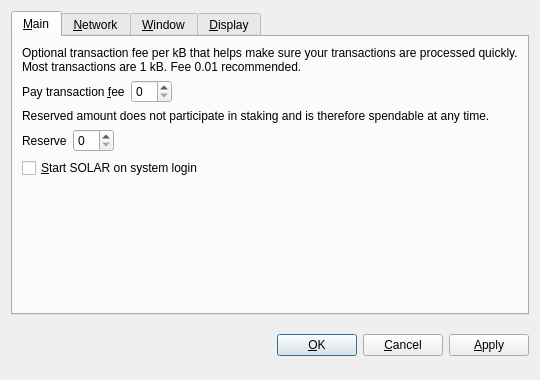
<?xml version="1.0" encoding="UTF-8"?>
<ui version="4.0">
 <class>OptionsDialog</class>
 <widget class="QDialog" name="OptionsDialog">
  <property name="geometry">
   <rect>
    <x>0</x>
    <y>0</y>
    <width>540</width>
    <height>380</height>
   </rect>
  </property>
  <property name="windowTitle">
   <string>Options</string>
  </property>
  <property name="modal">
   <bool>true</bool>
  </property>
  <layout class="QVBoxLayout" name="verticalLayout">
   <item>
    <widget class="QTabWidget" name="tabWidget">
     <property name="tabPosition">
      <enum>QTabWidget::North</enum>
     </property>
     <property name="currentIndex">
      <number>0</number>
     </property>
     <widget class="QWidget" name="tabMain">
      <attribute name="title">
       <string>&amp;Main</string>
      </attribute>
      <layout class="QVBoxLayout" name="verticalLayout_Main">
       <item>
        <widget class="QLabel" name="transactionFeeInfoLabel">
         <property name="text">
          <string>Optional transaction fee per kB that helps make sure your transactions are processed quickly. Most transactions are 1 kB. Fee 0.01 recommended.</string>
         </property>
         <property name="textFormat">
          <enum>Qt::PlainText</enum>
         </property>
         <property name="wordWrap">
          <bool>true</bool>
         </property>
        </widget>
       </item>
       <item>
        <layout class="QHBoxLayout" name="horizontalLayoutFee">
         <item>
          <widget class="QLabel" name="transactionFeeLabel">
           <property name="text">
            <string>Pay transaction &amp;fee</string>
           </property>
           <property name="textFormat">
            <enum>Qt::PlainText</enum>
           </property>
           <property name="buddy">
            <cstring>transactionFee</cstring>
           </property>
          </widget>
         </item>
         <item>
          <widget class="BitcoinAmountField" name="transactionFee"/>
         </item>
         <item>
          <spacer name="horizontalSpacerFee">
           <property name="orientation">
            <enum>Qt::Horizontal</enum>
           </property>
           <property name="sizeHint" stdset="0">
            <size>
             <width>40</width>
             <height>20</height>
            </size>
           </property>
          </spacer>
         </item>
        </layout>
       </item>
       <item>
        <widget class="QLabel" name="reserveBalanceInfoLabel">
         <property name="text">
          <string>Reserved amount does not participate in staking and is therefore spendable at any time.</string>
         </property>
         <property name="textFormat">
          <enum>Qt::PlainText</enum>
         </property>
         <property name="wordWrap">
          <bool>true</bool>
         </property>
        </widget>
       </item>
       <item>
        <layout class="QHBoxLayout" name="horizontalLayoutReserveBalance">
         <item>
          <widget class="QLabel" name="reserveBalanceLabel">
           <property name="text">
            <string>Reserve</string>
           </property>
           <property name="textFormat">
            <enum>Qt::PlainText</enum>
           </property>
           <property name="buddy">
            <cstring>reserveBalance</cstring>
           </property>
          </widget>
         </item>
         <item>
          <widget class="BitcoinAmountField" name="reserveBalance"/>
         </item>
         <item>
          <spacer name="horizontalSpacerReserveBalance">
           <property name="orientation">
            <enum>Qt::Horizontal</enum>
           </property>
           <property name="sizeHint" stdset="0">
            <size>
             <width>40</width>
             <height>20</height>
            </size>
           </property>
          </spacer>
         </item>
        </layout>
       </item>
       <item>
        <widget class="QCheckBox" name="bitcoinAtStartup">
         <property name="toolTip">
          <string>Automatically start SOLAR after logging in to the system.</string>
         </property>
         <property name="text">
          <string>&amp;Start SOLAR on system login</string>
         </property>
        </widget>
       </item>
       <item>
        <spacer name="verticalSpacer_Main">
         <property name="orientation">
          <enum>Qt::Vertical</enum>
         </property>
         <property name="sizeHint" stdset="0">
          <size>
           <width>20</width>
           <height>40</height>
          </size>
         </property>
        </spacer>
       </item>
      </layout>
     </widget>
     <widget class="QWidget" name="tabNetwork">
      <attribute name="title">
       <string>&amp;Network</string>
      </attribute>
      <layout class="QVBoxLayout" name="verticalLayout_Network">
       <item>
        <widget class="QCheckBox" name="mapPortUpnp">
         <property name="toolTip">
          <string>Automatically open the SOLAR client port on the router. This only works when your router supports UPnP and it is enabled.</string>
         </property>
         <property name="text">
          <string>Map port using &amp;UPnP</string>
         </property>
        </widget>
       </item>
       <item>
        <widget class="QCheckBox" name="connectSocks">
         <property name="toolTip">
          <string>Connect to the SOLAR network through a SOCKS proxy (e.g. when connecting through Tor).</string>
         </property>
         <property name="text">
          <string>&amp;Connect through SOCKS proxy:</string>
         </property>
        </widget>
       </item>
       <item>
        <layout class="QHBoxLayout" name="horizontalLayout_Network">
         <item>
          <widget class="QLabel" name="proxyIpLabel">
           <property name="text">
            <string>Proxy &amp;IP:</string>
           </property>
           <property name="textFormat">
            <enum>Qt::PlainText</enum>
           </property>
           <property name="buddy">
            <cstring>proxyIp</cstring>
           </property>
          </widget>
         </item>
         <item>
          <widget class="QValidatedLineEdit" name="proxyIp">
           <property name="maximumSize">
            <size>
             <width>140</width>
             <height>16777215</height>
            </size>
           </property>
           <property name="toolTip">
            <string>IP address of the proxy (e.g. 127.0.0.1)</string>
           </property>
          </widget>
         </item>
         <item>
          <widget class="QLabel" name="proxyPortLabel">
           <property name="text">
            <string>&amp;Port:</string>
           </property>
           <property name="textFormat">
            <enum>Qt::PlainText</enum>
           </property>
           <property name="buddy">
            <cstring>proxyPort</cstring>
           </property>
          </widget>
         </item>
         <item>
          <widget class="QLineEdit" name="proxyPort">
           <property name="maximumSize">
            <size>
             <width>55</width>
             <height>16777215</height>
            </size>
           </property>
           <property name="toolTip">
            <string>Port of the proxy (e.g. 9050)</string>
           </property>
          </widget>
         </item>
         <item>
          <widget class="QLabel" name="socksVersionLabel">
           <property name="text">
            <string>SOCKS &amp;Version:</string>
           </property>
           <property name="textFormat">
            <enum>Qt::PlainText</enum>
           </property>
           <property name="buddy">
            <cstring>socksVersion</cstring>
           </property>
          </widget>
         </item>
         <item>
          <widget class="QValueComboBox" name="socksVersion">
           <property name="toolTip">
            <string>SOCKS version of the proxy (e.g. 5)</string>
           </property>
          </widget>
         </item>
         <item>
          <spacer name="horizontalSpacer_Network">
           <property name="orientation">
            <enum>Qt::Horizontal</enum>
           </property>
           <property name="sizeHint" stdset="0">
            <size>
             <width>40</width>
             <height>20</height>
            </size>
           </property>
          </spacer>
         </item>
        </layout>
       </item>
       <item>
        <spacer name="verticalSpacer_Network">
         <property name="orientation">
          <enum>Qt::Vertical</enum>
         </property>
         <property name="sizeHint" stdset="0">
          <size>
           <width>20</width>
           <height>40</height>
          </size>
         </property>
        </spacer>
       </item>
      </layout>
     </widget>
     <widget class="QWidget" name="tabWindow">
      <attribute name="title">
       <string>&amp;Window</string>
      </attribute>
      <layout class="QVBoxLayout" name="verticalLayout_Window">
       <item>
        <widget class="QCheckBox" name="minimizeToTray">
         <property name="toolTip">
          <string>Show only a tray icon after minimizing the window.</string>
         </property>
         <property name="text">
          <string>&amp;Minimize to the tray instead of the taskbar</string>
         </property>
        </widget>
       </item>
       <item>
        <widget class="QCheckBox" name="minimizeOnClose">
         <property name="toolTip">
          <string>Minimize instead of exit the application when the window is closed. When this option is enabled, the application will be closed only after selecting Quit in the menu.</string>
         </property>
         <property name="text">
          <string>M&amp;inimize on close</string>
         </property>
        </widget>
       </item>
       <item>
        <spacer name="verticalSpacer_Window">
         <property name="orientation">
          <enum>Qt::Vertical</enum>
         </property>
         <property name="sizeHint" stdset="0">
          <size>
           <width>20</width>
           <height>40</height>
          </size>
         </property>
        </spacer>
       </item>
      </layout>
     </widget>
     <widget class="QWidget" name="tabDisplay">
      <attribute name="title">
       <string>&amp;Display</string>
      </attribute>
      <layout class="QVBoxLayout" name="verticalLayout_Display">
       <item>
        <layout class="QHBoxLayout" name="horizontalLayout_1_Display">
         <item>
          <widget class="QLabel" name="langLabel">
           <property name="text">
            <string>User Interface &amp;language:</string>
           </property>
           <property name="textFormat">
            <enum>Qt::PlainText</enum>
           </property>
           <property name="buddy">
            <cstring>lang</cstring>
           </property>
          </widget>
         </item>
         <item>
          <widget class="QValueComboBox" name="lang">
           <property name="toolTip">
            <string>The user interface language can be set here. This setting will take effect after restarting SOLAR.</string>
           </property>
          </widget>
         </item>
        </layout>
       </item>
       <item>
        <layout class="QHBoxLayout" name="horizontalLayout_2_Display">
         <item>
          <widget class="QLabel" name="unitLabel">
           <property name="text">
            <string>&amp;Unit to show amounts in:</string>
           </property>
           <property name="textFormat">
            <enum>Qt::PlainText</enum>
           </property>
           <property name="buddy">
            <cstring>unit</cstring>
           </property>
          </widget>
         </item>
         <item>
          <widget class="QValueComboBox" name="unit">
           <property name="toolTip">
            <string>Choose the default subdivision unit to show in the interface and when sending coins.</string>
           </property>
          </widget>
         </item>
        </layout>
       </item>
       <item>
        <widget class="QCheckBox" name="displayAddresses">
         <property name="toolTip">
          <string>Whether to show SOLAR addresses in the transaction list or not.</string>
         </property>
         <property name="text">
          <string>&amp;Display addresses in transaction list</string>
         </property>
        </widget>
       </item>
       <item>
        <widget class="QCheckBox" name="coinControlFeatures">
         <property name="toolTip">
          <string>Whether to show coin control features or not.</string>
         </property>
         <property name="text">
          <string>Display coin &amp;control features (experts only!)</string>
         </property>
        </widget>
       </item>
       <item>
        <spacer name="verticalSpacer_Display">
         <property name="orientation">
          <enum>Qt::Vertical</enum>
         </property>
         <property name="sizeHint" stdset="0">
          <size>
           <width>20</width>
           <height>40</height>
          </size>
         </property>
        </spacer>
       </item>
      </layout>
     </widget>
    </widget>
   </item>
   <item>
    <layout class="QHBoxLayout" name="horizontalLayout_Buttons">
     <item>
      <spacer name="horizontalSpacer_1">
       <property name="orientation">
        <enum>Qt::Horizontal</enum>
       </property>
       <property name="sizeHint" stdset="0">
        <size>
         <width>40</width>
         <height>48</height>
        </size>
       </property>
      </spacer>
     </item>
     <item>
      <widget class="QLabel" name="statusLabel">
       <property name="font">
        <font>
         <weight>75</weight>
         <bold>true</bold>
        </font>
       </property>
       <property name="text">
        <string/>
       </property>
       <property name="textFormat">
        <enum>Qt::PlainText</enum>
       </property>
       <property name="wordWrap">
        <bool>true</bool>
       </property>
      </widget>
     </item>
     <item>
      <spacer name="horizontalSpacer_2">
       <property name="orientation">
        <enum>Qt::Horizontal</enum>
       </property>
       <property name="sizeHint" stdset="0">
        <size>
         <width>40</width>
         <height>48</height>
        </size>
       </property>
      </spacer>
     </item>
     <item>
      <widget class="QPushButton" name="okButton">
       <property name="text">
        <string>&amp;OK</string>
       </property>
      </widget>
     </item>
     <item>
      <widget class="QPushButton" name="cancelButton">
       <property name="text">
        <string>&amp;Cancel</string>
       </property>
       <property name="autoDefault">
        <bool>false</bool>
       </property>
      </widget>
     </item>
     <item>
      <widget class="QPushButton" name="applyButton">
       <property name="text">
        <string>&amp;Apply</string>
       </property>
       <property name="autoDefault">
        <bool>false</bool>
       </property>
      </widget>
     </item>
    </layout>
   </item>
  </layout>
 </widget>
 <customwidgets>
  <customwidget>
   <class>BitcoinAmountField</class>
   <extends>QSpinBox</extends>
   <header>bitcoinamountfield.h</header>
  </customwidget>
  <customwidget>
   <class>QValueComboBox</class>
   <extends>QComboBox</extends>
   <header>qvaluecombobox.h</header>
  </customwidget>
  <customwidget>
   <class>QValidatedLineEdit</class>
   <extends>QLineEdit</extends>
   <header>qvalidatedlineedit.h</header>
  </customwidget>
 </customwidgets>
 <resources/>
 <connections/>
</ui>
